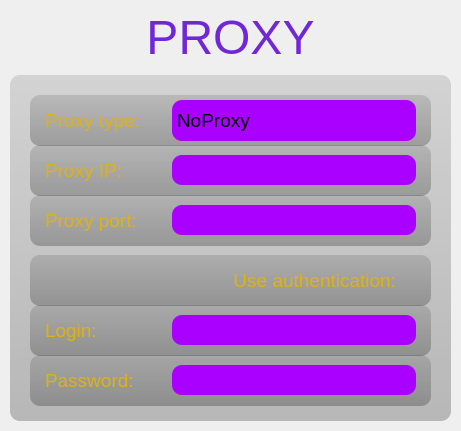
   <widget class="QWidget" name="verticalLayoutWidget_3">
    <property name="geometry">
     <rect>
      <x>950</x>
      <y>20</y>
      <width>461</width>
      <height>431</height>
     </rect>
    </property>
    <layout class="QVBoxLayout" name="verticalLayout_3" stretch="1,10">
     <property name="spacing">
      <number>10</number>
     </property>
     <property name="leftMargin">
      <number>10</number>
     </property>
     <property name="topMargin">
      <number>10</number>
     </property>
     <property name="rightMargin">
      <number>10</number>
     </property>
     <property name="bottomMargin">
      <number>10</number>
     </property>
     <item>
      <widget class="settingslogolabel" name="Proxy_ProxyLogo">
       <property name="maximumSize">
        <size>
         <width>16777215</width>
         <height>100</height>
        </size>
       </property>
       <property name="font">
        <font>
         <family>MS Shell Dlg 2</family>
         <pointsize>36</pointsize>
         <weight>75</weight>
         <bold>true</bold>
         <stylestrategy>PreferDefault</stylestrategy>
        </font>
       </property>
       <property name="text">
        <string>&lt;html&gt;&lt;head/&gt;&lt;body&gt;&lt;p align=&quot;center&quot;&gt;&lt;span style=&quot; font-size:36pt; font-weight:400; color:#7027d8;&quot;&gt;PROXY&lt;/span&gt;&lt;/p&gt;&lt;/body&gt;&lt;/html&gt;</string>
       </property>
      </widget>
     </item>
     <item>
      <widget class="QGroupBox" name="Proxy_ProxyGroupBox">
       <property name="styleSheet">
        <string notr="true">background-color: qlineargradient(spread:pad, x1:0.5, y1:0, x2:0.5, y2:1, stop:0 rgba(0, 0, 0, 30), stop:1 rgba(0, 0, 0, 60));
border: transparent;
border-radius: 10; </string>
       </property>
       <property name="title">
        <string/>
       </property>
       <widget class="QWidget" name="horizontalLayoutWidget_5">
        <property name="geometry">
         <rect>
          <x>20</x>
          <y>20</y>
          <width>401</width>
          <height>51</height>
         </rect>
        </property>
        <layout class="QHBoxLayout" name="horizontalLayout_5" stretch="1,2">
         <property name="spacing">
          <number>5</number>
         </property>
         <property name="leftMargin">
          <number>15</number>
         </property>
         <property name="topMargin">
          <number>5</number>
         </property>
         <property name="rightMargin">
          <number>15</number>
         </property>
         <property name="bottomMargin">
          <number>5</number>
         </property>
         <item>
          <widget class="QLabel" name="ProxyTypeLabel">
           <property name="styleSheet">
            <string notr="true">background-color: transparent;
border: transparent;
font-size:14pt;
color:#dfb211;</string>
           </property>
           <property name="text">
            <string>Proxy type:</string>
           </property>
          </widget>
         </item>
         <item>
          <widget class="QComboBox" name="ProxyTypeCombo">
           <property name="sizePolicy">
            <sizepolicy hsizetype="Preferred" vsizetype="Preferred">
             <horstretch>0</horstretch>
             <verstretch>0</verstretch>
            </sizepolicy>
           </property>
           <property name="minimumSize">
            <size>
             <width>150</width>
             <height>30</height>
            </size>
           </property>
           <property name="maximumSize">
            <size>
             <width>680</width>
             <height>75</height>
            </size>
           </property>
           <property name="baseSize">
            <size>
             <width>281</width>
             <height>30</height>
            </size>
           </property>
           <property name="font">
            <font>
             <family>MS Shell Dlg 2</family>
             <pointsize>14</pointsize>
             <weight>50</weight>
             <bold>false</bold>
            </font>
           </property>
           <property name="styleSheet">
            <string notr="true">QComboBox {
    background-color: rgb(170, 0, 255);
	border-color: rgb(170, 0, 255);
	selection-background-color: rgb(154, 0, 231);
	selection-color: rgb(0, 0, 0);
	gridline-color: rgb(0, 0, 0);
	border-radius: 10; 
 }

QComboBox::drop-down {
     width: 0px;
     border-left-width: 0px;
 }

QComboBox:on {
	border-radius: 10; 
}

QComboBox:editable {
    border-radius: 10;
}

QComboBox QAbstractItemView {
	selection-background-color: rgb(81, 0, 121);
    selection-color: #dfb211;
}
</string>
           </property>
           <item>
            <property name="text">
             <string>NoProxy</string>
            </property>
           </item>
           <item>
            <property name="text">
             <string>HttpProxy</string>
            </property>
           </item>
           <item>
            <property name="text">
             <string>Socks5Proxy</string>
            </property>
           </item>
          </widget>
         </item>
        </layout>
       </widget>
       <widget class="QWidget" name="horizontalLayoutWidget_6">
        <property name="geometry">
         <rect>
          <x>20</x>
          <y>70</y>
          <width>401</width>
          <height>51</height>
         </rect>
        </property>
        <layout class="QHBoxLayout" name="horizontalLayout_7" stretch="1,2">
         <property name="spacing">
          <number>5</number>
         </property>
         <property name="leftMargin">
          <number>15</number>
         </property>
         <property name="topMargin">
          <number>5</number>
         </property>
         <property name="rightMargin">
          <number>15</number>
         </property>
         <property name="bottomMargin">
          <number>5</number>
         </property>
         <item>
          <widget class="QLabel" name="ProxyIPLabel">
           <property name="styleSheet">
            <string notr="true">background-color: transparent;
border: transparent;
font-size:14pt;
color:#dfb211;</string>
           </property>
           <property name="text">
            <string>Proxy IP:</string>
           </property>
          </widget>
         </item>
         <item>
          <widget class="QLineEdit" name="ProxyIP">
           <property name="minimumSize">
            <size>
             <width>150</width>
             <height>30</height>
            </size>
           </property>
           <property name="baseSize">
            <size>
             <width>150</width>
             <height>40</height>
            </size>
           </property>
           <property name="styleSheet">
            <string notr="true">background-color: rgb(170, 0, 255);
border-color: rgb(170, 0, 255);
selection-background-color: rgb(154, 0, 231);
selection-color: rgb(0, 0, 0);
gridline-color: rgb(0, 0, 0);
border-radius: 10; 
border: rgba(0, 0, 0, 150);
font-size:14pt;
color: rgb(0, 0, 0);</string>
           </property>
          </widget>
         </item>
        </layout>
       </widget>
       <widget class="QWidget" name="horizontalLayoutWidget_7">
        <property name="geometry">
         <rect>
          <x>20</x>
          <y>120</y>
          <width>401</width>
          <height>51</height>
         </rect>
        </property>
        <layout class="QHBoxLayout" name="horizontalLayout_8" stretch="1,2">
         <property name="spacing">
          <number>5</number>
         </property>
         <property name="leftMargin">
          <number>15</number>
         </property>
         <property name="topMargin">
          <number>5</number>
         </property>
         <property name="rightMargin">
          <number>15</number>
         </property>
         <property name="bottomMargin">
          <number>5</number>
         </property>
         <item>
          <widget class="QLabel" name="ProxyPortLabel">
           <property name="styleSheet">
            <string notr="true">background-color: transparent;
border: transparent;
font-size:14pt;
color:#dfb211;</string>
           </property>
           <property name="text">
            <string>Proxy port:</string>
           </property>
          </widget>
         </item>
         <item>
          <widget class="QLineEdit" name="ProxyPort">
           <property name="minimumSize">
            <size>
             <width>150</width>
             <height>30</height>
            </size>
           </property>
           <property name="baseSize">
            <size>
             <width>150</width>
             <height>40</height>
            </size>
           </property>
           <property name="styleSheet">
            <string notr="true">background-color: rgb(170, 0, 255);
border-color: rgb(170, 0, 255);
selection-background-color: rgb(154, 0, 231);
selection-color: rgb(0, 0, 0);
gridline-color: rgb(0, 0, 0);
border-radius: 10; 
border: rgba(0, 0, 0, 150);
font-size:14pt;
color: rgb(0, 0, 0);</string>
           </property>
           <property name="echoMode">
            <enum>QLineEdit::Normal</enum>
           </property>
          </widget>
         </item>
        </layout>
       </widget>
       <widget class="QWidget" name="horizontalLayoutWidget_8">
        <property name="geometry">
         <rect>
          <x>20</x>
          <y>230</y>
          <width>401</width>
          <height>51</height>
         </rect>
        </property>
        <layout class="QHBoxLayout" name="horizontalLayout_9" stretch="1,2">
         <property name="spacing">
          <number>5</number>
         </property>
         <property name="leftMargin">
          <number>15</number>
         </property>
         <property name="topMargin">
          <number>5</number>
         </property>
         <property name="rightMargin">
          <number>15</number>
         </property>
         <property name="bottomMargin">
          <number>5</number>
         </property>
         <item>
          <widget class="QLabel" name="ProxyLoginLabel">
           <property name="styleSheet">
            <string notr="true">background-color: transparent;
border: transparent;
font-size:14pt;
color:#dfb211;</string>
           </property>
           <property name="text">
            <string>Login:</string>
           </property>
          </widget>
         </item>
         <item>
          <widget class="QLineEdit" name="ProxyLogin">
           <property name="enabled">
            <bool>false</bool>
           </property>
           <property name="minimumSize">
            <size>
             <width>150</width>
             <height>30</height>
            </size>
           </property>
           <property name="baseSize">
            <size>
             <width>150</width>
             <height>40</height>
            </size>
           </property>
           <property name="styleSheet">
            <string notr="true">background-color: rgb(170, 0, 255);
border-color: rgb(170, 0, 255);
selection-background-color: rgb(154, 0, 231);
selection-color: rgb(0, 0, 0);
gridline-color: rgb(0, 0, 0);
border-radius: 10; 
border: rgba(0, 0, 0, 150);
font-size:14pt;
color: rgb(0, 0, 0);</string>
           </property>
          </widget>
         </item>
        </layout>
       </widget>
       <widget class="QWidget" name="horizontalLayoutWidget_9">
        <property name="geometry">
         <rect>
          <x>20</x>
          <y>280</y>
          <width>401</width>
          <height>51</height>
         </rect>
        </property>
        <layout class="QHBoxLayout" name="horizontalLayout_11" stretch="1,2">
         <property name="spacing">
          <number>5</number>
         </property>
         <property name="leftMargin">
          <number>15</number>
         </property>
         <property name="topMargin">
          <number>5</number>
         </property>
         <property name="rightMargin">
          <number>15</number>
         </property>
         <property name="bottomMargin">
          <number>5</number>
         </property>
         <item>
          <widget class="QLabel" name="ProxyPasswordLabel">
           <property name="styleSheet">
            <string notr="true">background-color: transparent;
border: transparent;
font-size:14pt;
color:#dfb211;</string>
           </property>
           <property name="text">
            <string>Password:</string>
           </property>
          </widget>
         </item>
         <item>
          <widget class="QLineEdit" name="ProxyPassword">
           <property name="enabled">
            <bool>false</bool>
           </property>
           <property name="minimumSize">
            <size>
             <width>150</width>
             <height>30</height>
            </size>
           </property>
           <property name="baseSize">
            <size>
             <width>150</width>
             <height>40</height>
            </size>
           </property>
           <property name="styleSheet">
            <string notr="true">background-color: rgb(170, 0, 255);
border-color: rgb(170, 0, 255);
selection-background-color: rgb(154, 0, 231);
selection-color: rgb(0, 0, 0);
gridline-color: rgb(0, 0, 0);
border-radius: 10; 
border: rgba(0, 0, 0, 150);
font-size:14pt;
color: rgb(0, 0, 0);</string>
           </property>
           <property name="echoMode">
            <enum>QLineEdit::Password</enum>
           </property>
          </widget>
         </item>
        </layout>
       </widget>
       <widget class="QWidget" name="horizontalLayoutWidget_10">
        <property name="geometry">
         <rect>
          <x>20</x>
          <y>180</y>
          <width>401</width>
          <height>51</height>
         </rect>
        </property>
        <layout class="QHBoxLayout" name="horizontalLayout_12" stretch="0">
         <property name="spacing">
          <number>5</number>
         </property>
         <property name="leftMargin">
          <number>15</number>
         </property>
         <property name="topMargin">
          <number>5</number>
         </property>
         <property name="rightMargin">
          <number>15</number>
         </property>
         <property name="bottomMargin">
          <number>5</number>
         </property>
         <item>
          <widget class="QCheckBox" name="UseAuthCB">
           <property name="layoutDirection">
            <enum>Qt::RightToLeft</enum>
           </property>
           <property name="styleSheet">
            <string notr="true">background-color: transparent;
border: transparent;
font-size:14pt;
color:#dfb211;</string>
           </property>
           <property name="text">
            <string>Use authentication:</string>
           </property>
          </widget>
         </item>
        </layout>
       </widget>
      </widget>
     </item>
    </layout>
   </widget>
